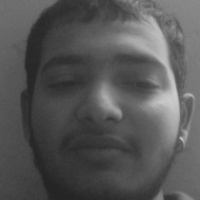
#> input picture ai-service/owner_data/owner_0.jpg, 200 x 200 px, given in place of the camera
$ python enroll_owner.py
#> lines starting #> are read from the running program, lines starting #| are printed output that depends on the picture; after the words box and inside, x2 and y2 are one past the last pixel; in counts of white or black regions, pixels touching at a corner belong together
import cv2
import os
import time

os.makedirs("owner_data", exist_ok=True)

face_cascade = cv2.CascadeClassifier("haarcascade_frontalface_default.xml")

cap = cv2.VideoCapture(0)
count = 0
target = 30
capture_interval = 0.5 # seconds between captures
last_capture_time = 0

print("Look at the camera. Slowly turn your head (left, right, up, down, center) while capturing.")
print(f"Capturing {target} samples, one every {capture_interval}s. Press 'q' to quit early.")

while count < target:
    ret, frame = cap.read()
#> frame is the input picture: shape (200, 200, 3); min 35, max 205, mean 86.4
    if not ret:
        break

    gray = cv2.cvtColor(frame, cv2.COLOR_BGR2GRAY)
    faces = face_cascade.detectMultiScale(gray, 1.3, 5)
#> faces = [[11, 12, 181, 181]]

    now = time.time()

    for (x, y, w, h) in faces:
        cv2.rectangle(frame, (x, y), (x+w, y+h), (0, 255, 0), 2)

        if now - last_capture_time >= capture_interval:
            face_img = gray[y:y+h, x:x+w]
            face_img = cv2.resize(face_img, (200, 200))
            cv2.imwrite(f"owner_data/owner_{count}.jpg", face_img)
            count += 1
            last_capture_time = now
            print(f"Captured {count}/{target}")
#> this loop made 1 pass
#> (x, y, w, h, count, last_capture_time) on pass 1: (11, 12, 181, 181, 1, 1.8e+09)
#| Captured 1/30
#> pass 1, `face_img = gray[y:y+h, x:x+w]`:
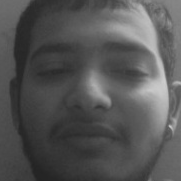
#> face_img: shape (181, 181); min 35, max 205, mean 85.2
#> after the loop:
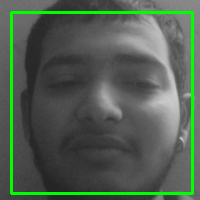
#> frame: shape (200, 200, 3); 5.42% of pixels changed, all inside (x1, y1, x2, y2) = (10, 11, 194, 195)
#> after the loop, count = 1; last_capture_time = 1.8e+09

    cv2.putText(frame, f"{count}/{target}", (10, 30), cv2.FONT_HERSHEY_SIMPLEX, 1, (0, 255, 0), 2)
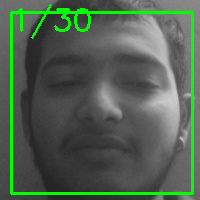
#> frame: shape (200, 200, 3); 1.1% of pixels changed, all inside (x1, y1, x2, y2) = (16, 4, 91, 39)
    cv2.imshow("Enrolling Owner - Move head slowly - Press q to quit", frame)
    if cv2.waitKey(1) & 0xFF == ord('q'):
#> (key q is pressed here)
        break

cap.release()
cv2.destroyAllWindows()
print(f"Done. {count} samples saved to ai-service/owner_data/")
#| Done. 1 samples saved to ai-service/owner_data/
